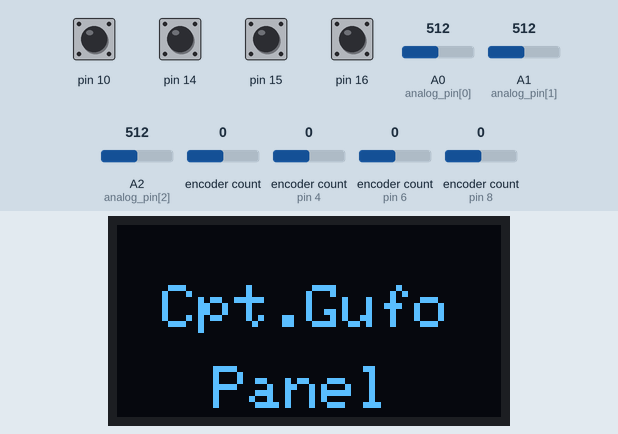
The sketch below on a simulated Arduino Leonardo, built with avr-gcc and run on an emulated ATmega32U4. On the bench: 128×64 one-colour display. Inputs (shaded band) come from the test bench; at power-on: pin 10, pin 14–16 HIGH, A0 (analog_pin[0]) = 512, A1 (analog_pin[1]) = 512, A2 (analog_pin[2]) = 512, encoder count 0, encoder count (sensors on pin 4, pin 6, pin 8) 0. The display library's start-up logo is not drawn; USB keyboard and mouse output is not drawn.

Above: at 2.2 s.
At 4.2 s:
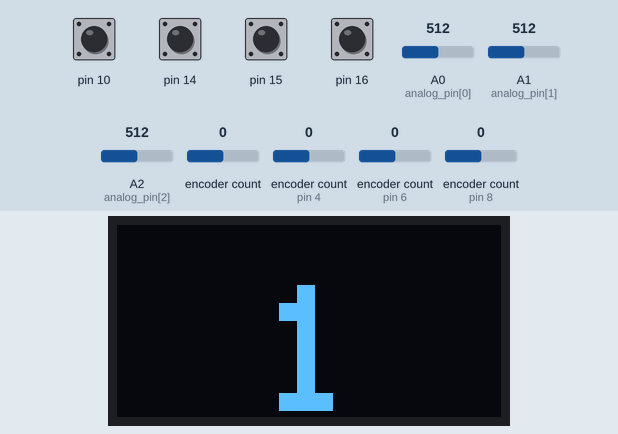

The sketch:

3axis4ancOLED128x64.ino
```cpp
#include <ClickEncoder.h>
#include <TimerOne.h>
#include <Joystick.h>
#include <Wire.h>
#include <Adafruit_GFX.h>
#include <Adafruit_SSD1306.h>

#define NUM_ANALOG  3 // the number of analog inputs

int analog_value[NUM_ANALOG];
byte analog_pin[NUM_ANALOG] = {A0,A1,A2}; // analog input pins X,Y,Z

Joystick_ Joystick(
  JOYSTICK_DEFAULT_REPORT_ID,
  JOYSTICK_TYPE_JOYSTICK,
  48, // total buttons, each "page" has 3 buttons for each rotary encoder (Sx,Dx,PUSHBTN)
  0,
  true,  // includeXAxis       1
  true,  // includeYAxis       2
  true,  // includeZAxis       3
  false,  // includeRxAxis      4
  false,  // includeRyAxis      5
  false,  // includeRzAxis      6
  false,  // includeRudder      7
  false,  // includeThrottle    8
  false,  // includeAccelerator
  false,  // includeBrake
  false); // includeSteering

ClickEncoder *encoder1, *encoder2, *encoder3, *encoder4;

int     page = 1;
int     encdir1, encdir2, encdir3, encdir4;
int16_t last1, value1, last2, value2, last3, value3, last4, value4;

Adafruit_SSD1306 display = Adafruit_SSD1306(128, 64, &Wire, 4);

void timerIsr() {
  encoder1->service();
  encoder2->service();
  encoder3->service();
  encoder4->service();
  }

void setup() {

  encoder1 = new ClickEncoder(0, 1, 10);
  encoder2 = new ClickEncoder(4, 5, 14);
  encoder3 = new ClickEncoder(6, 7, 15);
  encoder4 = new ClickEncoder(8, 9, 16);

  Timer1.initialize(1000);
  Timer1.attachInterrupt(timerIsr);

  last1 = -1;
  last2 = -1;
  last3 = -1;
  last4 = -1;

  Joystick.begin(false);
    Joystick.setXAxisRange   (0,1023);
    Joystick.setYAxisRange   (0,1023);
    Joystick.setZAxisRange   (0,1023);

  display.begin(SSD1306_SWITCHCAPVCC, 0x3c);
  display.display();
  delay(2000);

  display.clearDisplay();
  display.display();

  display.setTextSize(2);
  display.setTextColor(SSD1306_WHITE);
  display.setCursor(15,20);
  display.print("Cpt.Gufo");
  display.setCursor(32,47);
  display.print("Panel");
  display.display();

  delay(2000);
  display.clearDisplay();
  display.display();

  display.setTextSize(6);
  display.setCursor(48,20);
  display.print(page);
  display.display();
  }

void loop() {

  value1 += encoder1->getValue();
  value2 += encoder2->getValue();
  value3 += encoder3->getValue();
  value4 += encoder4->getValue();

// encoder1 rotation check and action
  if (value1 == last1) Joystick.releaseButton(0),
                       Joystick.releaseButton(1),
                       Joystick.releaseButton(12),
                       Joystick.releaseButton(13),
                       Joystick.releaseButton(24),
                       Joystick.releaseButton(25),
                       Joystick.releaseButton(36),
                       Joystick.releaseButton(37);
    else {
      if (value1 < last1) encdir1 = 0; else encdir1 = 1;
        switch (page)
        {
          case 1:
            if (encdir1 == 0) Joystick.pressButton(0);
            else Joystick.pressButton(1);
            break;
          case 2:
            if (encdir1 == 0) Joystick.pressButton(12);
            else Joystick.pressButton(13);
            break;
          case 3:
            if (encdir1 == 0) Joystick.pressButton(24);
            else Joystick.pressButton(25);
            break;
          case 4:
            if (encdir1 == 0) Joystick.pressButton(36);
            else Joystick.pressButton(37);
            break;
          }
    }
    last1 = value1;

// encoder2 rotation check and action
  if (value2 == last2) Joystick.releaseButton(3),
                       Joystick.releaseButton(4),
                       Joystick.releaseButton(15),
                       Joystick.releaseButton(16),
                       Joystick.releaseButton(27),
                       Joystick.releaseButton(28),
                       Joystick.releaseButton(39),
                       Joystick.releaseButton(40);
    else {
      if (value2 < last2) encdir2 = 0; else encdir2 = 1;
        switch (page)
        {
          case 1:
            if (encdir2 == 0) Joystick.pressButton(3);
            else Joystick.pressButton(4);
            break;
          case 2:
            if (encdir2 == 0) Joystick.pressButton(15);
            else Joystick.pressButton(16);
            break;
          case 3:
            if (encdir2 == 0) Joystick.pressButton(27);
            else Joystick.pressButton(28);
            break;
          case 4:
            if (encdir2 == 0) Joystick.pressButton(39);
            else Joystick.pressButton(40);
            break;
          }
    }
    last2 = value2;

// encoder3 rotation check and action
  if (value3 == last3) Joystick.releaseButton(6),
                       Joystick.releaseButton(7),
                       Joystick.releaseButton(18),
                       Joystick.releaseButton(19),
                       Joystick.releaseButton(30),
                       Joystick.releaseButton(31),
                       Joystick.releaseButton(42),
                       Joystick.releaseButton(43);
    else {
      if (value3 < last3) encdir3 = 0; else encdir3 = 1;
        switch (page)
        {
          case 1:
            if (encdir3 == 0) Joystick.pressButton(6);
            else Joystick.pressButton(7);
            break;
          case 2:
            if (encdir3 == 0) Joystick.pressButton(18);
            else Joystick.pressButton(19);
            break;
          case 3:
            if (encdir3 == 0) Joystick.pressButton(30);
            else Joystick.pressButton(31);
            break;
          case 4:
            if (encdir3 == 0) Joystick.pressButton(42);
            else Joystick.pressButton(43);
            break;
          }
    }
    last3 = value3;

// encoder4 rotation check and action
  if (value4 == last4) Joystick.releaseButton(9),
                       Joystick.releaseButton(10),
                       Joystick.releaseButton(21),
                       Joystick.releaseButton(22),
                       Joystick.releaseButton(33),
                       Joystick.releaseButton(34),
                       Joystick.releaseButton(45),
                       Joystick.releaseButton(46);
    else {
      if (value4 < last4) encdir4 = 0; else encdir4 = 1;
        switch (page)
        {
          case 1:
            if (encdir4 == 0) Joystick.pressButton(9);
            else Joystick.pressButton(10);
            break;
          case 2:
            if (encdir4 == 0) Joystick.pressButton(21);
            else Joystick.pressButton(22);
            break;
          case 3:
            if (encdir4 == 0) Joystick.pressButton(33);
            else Joystick.pressButton(34);
            break;
          case 4:
            if (encdir4 == 0) Joystick.pressButton(45);
            else Joystick.pressButton(46);
            break;
          }
    }
    last4 = value4;

// encoder1 click check and action (single, double-clicked)
    ClickEncoder::Button a = encoder1->getButton();
      if (a != ClickEncoder::Open) {
        switch (a)
        {
          case ClickEncoder::DoubleClicked:
            page = 1;
            display.clearDisplay();
            display.display();
            display.setCursor(48,20);
            display.print(page);
            display.display();
            break;
          case ClickEncoder::Clicked:
              switch (page) {
                case 1:
                Joystick.pressButton(2);
               break;
                case 2:
                Joystick.pressButton(14);
               break;
                case 3:
                Joystick.pressButton(26);
               break;
                case 4:
                Joystick.pressButton(38);
              break;
              }
          }
        } else Joystick.releaseButton(2), Joystick.releaseButton(14), Joystick.releaseButton(26), Joystick.releaseButton(38);

// encoder2 click check and action (single, double-clicked)
      ClickEncoder::Button b = encoder2->getButton();
      if (b != ClickEncoder::Open)
      {
        switch (b)
        {
          case ClickEncoder::DoubleClicked:
            page = 2;
            display.clearDisplay();
            display.display();
            display.setCursor(48,20);
            display.print(page);
            display.display();
            break;
          case ClickEncoder::Clicked:
              switch (page) {
                case 1:
                Joystick.pressButton(5);
               break;
                case 2:
                Joystick.pressButton(17);
               break;
                case 3:
                Joystick.pressButton(29);
               break;
                case 4:
                Joystick.pressButton(41);
              break;
              }
        }
      } else Joystick.releaseButton(5), Joystick.releaseButton(17), Joystick.releaseButton(29), Joystick.releaseButton(41);

// encoder3 click check and action (single, double-clicked)
      ClickEncoder::Button c = encoder3->getButton();
      if (c != ClickEncoder::Open)
      {
        switch (c)
        {
          case ClickEncoder::DoubleClicked:
            page = 3;
            display.clearDisplay();
            display.display();
            display.setCursor(48,20);
            display.print(page);
            display.display();
            break;
          case ClickEncoder::Clicked:
              switch (page) {
                case 1:
                Joystick.pressButton(8);
               break;
                case 2:
                Joystick.pressButton(20);
               break;
                case 3:
                Joystick.pressButton(32);
               break;
                case 4:
                Joystick.pressButton(44);
              break;
              }
        }
      } else Joystick.releaseButton(8), Joystick.releaseButton(20), Joystick.releaseButton(32), Joystick.releaseButton(44);

// encoder4 click check and action (single, double-clicked)
      ClickEncoder::Button d = encoder4->getButton();
      if (d != ClickEncoder::Open)
      {
        switch (d)
        {
          case ClickEncoder::DoubleClicked:
            page = 4;
            display.clearDisplay();
            display.display();
            display.setCursor(48,20);
            display.print(page);
            display.display();
            break;
          case ClickEncoder::Clicked:
              switch (page) {
                case 1:
                Joystick.pressButton(11);
               break;
                case 2:
                Joystick.pressButton(23);
               break;
                case 3:
                Joystick.pressButton(35);
               break;
                case 4:
                Joystick.pressButton(47);
              break;
              }
        }
      } else Joystick.releaseButton(11), Joystick.releaseButton(23), Joystick.releaseButton(35), Joystick.releaseButton(47);

// axis X Y Z check
        for (byte i=0; i<NUM_ANALOG; i++) { // read analog inputs
          analog_value[i] = analogRead(analog_pin[i]);
          switch(i) {
            case 0:
              Joystick.setXAxis(1023 - analog_value[0]);
            break;
            case 1:
               Joystick.setYAxis(1023 - analog_value[1]);
            break;
            case 2:
               Joystick.setZAxis(1023 - analog_value[2]);
            break;
            }
          }

delay (50);
Joystick.sendState();

}
```

Measured:
- what the display in image 0 shows lasts 2.0 s, from 2.1 s to 4.1 s
